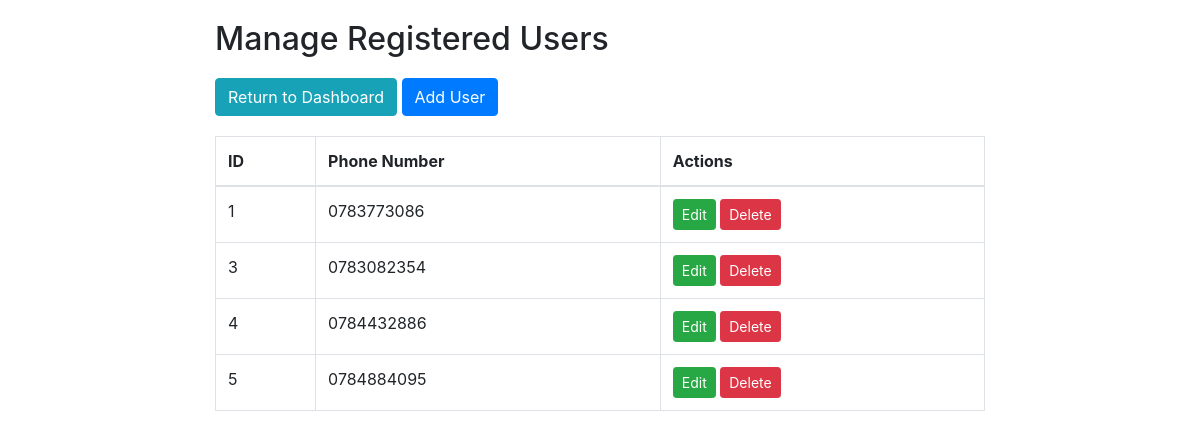
The page /manage_users.php (signed in) on the database its author committed.
### tables this page shows
CREATE TABLE `users_information` (
  `Users_ID` int(255) NOT NULL,
  `Phone_Number` varchar(10) NOT NULL,
  `Password` varchar(30) NOT NULL,
  `is_approved` tinyint(1) NOT NULL DEFAULT 0
);

### manage_users.php (the view, shortened to what this page needs)
<?php
require 'db.php';
$stmt = $pdo->prepare("SELECT * FROM users_information WHERE is_approved = 1");
$stmt->execute();
$users = $stmt->fetchAll(PDO::FETCH_ASSOC);
?>
<!DOCTYPE html>
<html lang="en">
<head>
    <link href="https://stackpath.bootstrapcdn.com/bootstrap/4.3.1/css/bootstrap.min.css" rel="stylesheet">
</head>
<body>
    <div class="container">
        <h2>Manage Registered Users</h2>
        <a href="Admin_Dashboard.php" class="btn btn-info">Return to Dashboard</a>
        <button type="button" class="btn btn-primary" data-toggle="modal" data-target="#addUserModal">Add User</button>
        <table class="table table-bordered">
            <thead>
                <tr>
                    <th>ID</th>
                    <th>Phone Number</th>
                    <th>Actions</th>
                </tr>
            </thead>
            <tbody>
                <?php foreach ($users as $user): ?>
                <tr>
                    <td><?= htmlspecialchars($user['Users_ID']); ?></td>
                    <td><?= htmlspecialchars($user['Phone_Number']); ?></td>
                    <td>
                        <button class="btn btn-success btn-sm" data-toggle="modal" data-target="#editUserModal-<?= $user['Users_ID']; ?>">Edit</button>
                        <a href="?action=delete&id=<?= $user['Users_ID']; ?>" class="btn btn-danger btn-sm" onclick="return confirm('Are you sure?');">Delete</a>
                    </td>
                </tr>
                <?php endforeach; ?>
            </tbody>
        </table>
    </div>
</body>
</html>

### manage_users.php (style rules this page uses)
body { padding-top: 20px; }
.container { max-width: 800px; }
.table { margin-top: 20px; }
h2 { margin-bottom: 20px; }

### rows shown on the page
users_information: Users_ID "1", Phone_Number "0783773086"
users_information: Users_ID "3", Phone_Number "0783082354"
users_information: Users_ID "4", Phone_Number "0784432886"
users_information: Users_ID "5", Phone_Number "0784884095"
